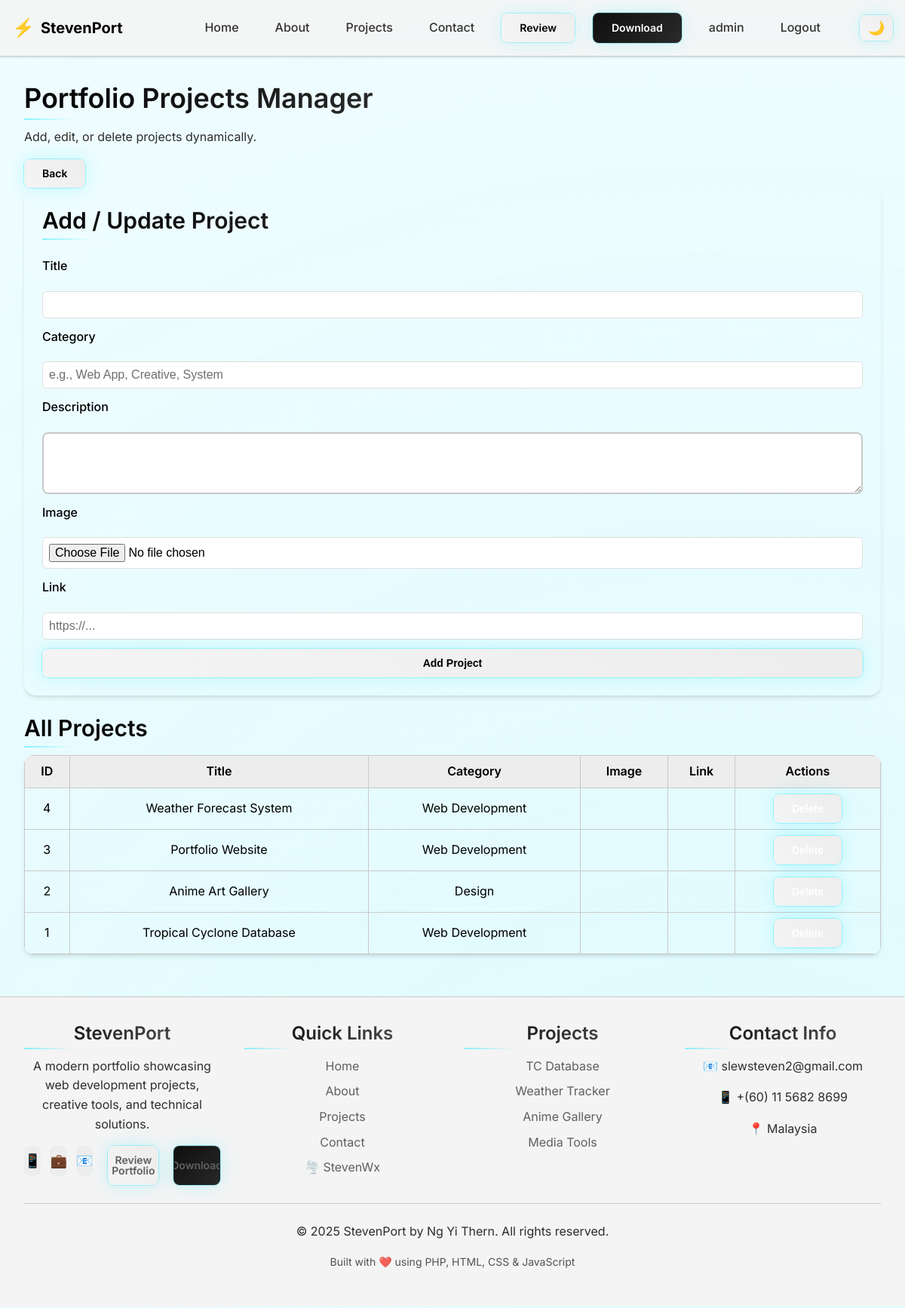
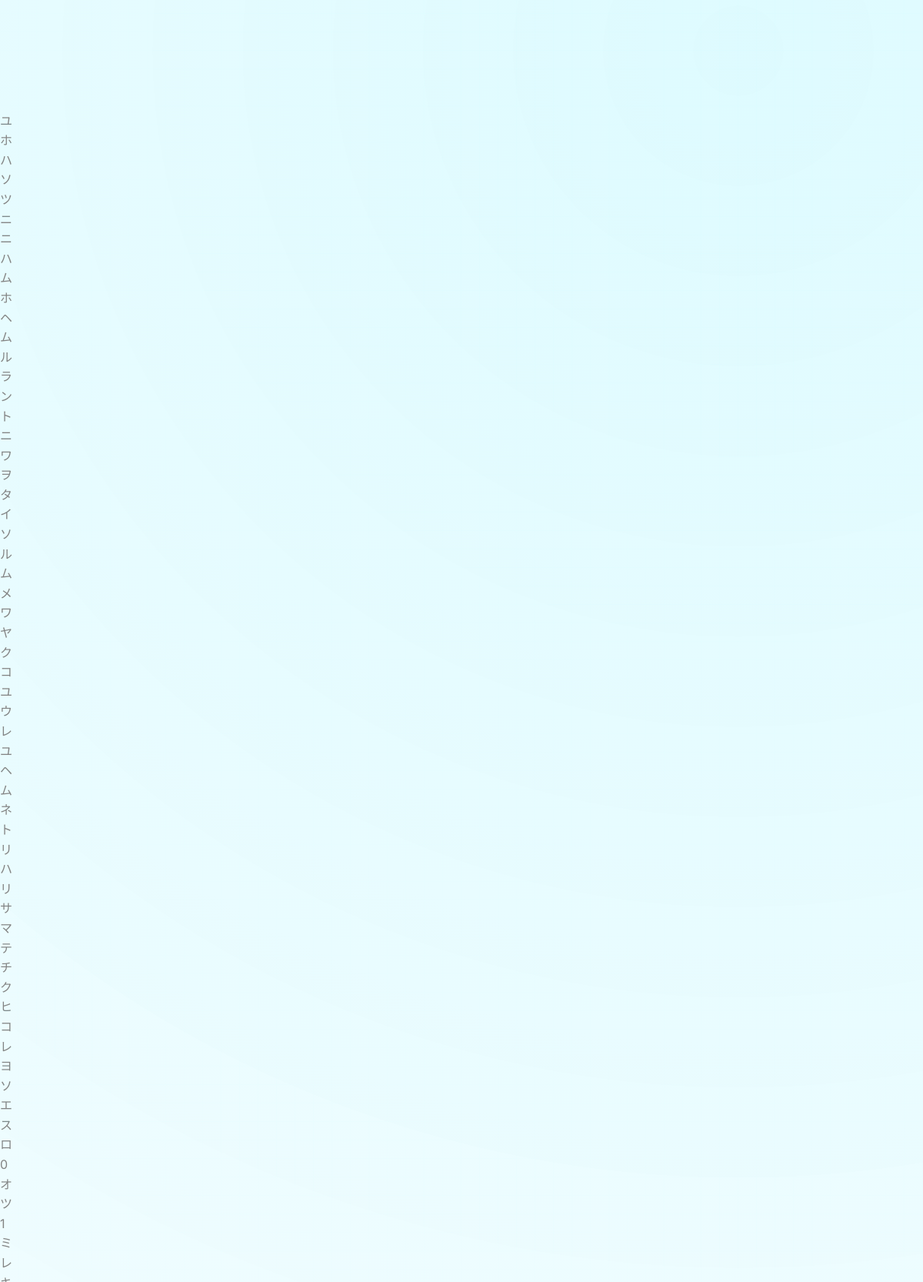
Page /projects_admin.php (signed in, upper part) on the committed database (2 pictures, top to bottom).
### tables this page shows
CREATE TABLE IF NOT EXISTS projects (
    id INT AUTO_INCREMENT PRIMARY KEY,
    title VARCHAR(255) NOT NULL,
    category VARCHAR(100) DEFAULT 'Portfolio',
    description TEXT,
    image VARCHAR(255),
    link VARCHAR(500),
    created_at TIMESTAMP DEFAULT CURRENT_TIMESTAMP,
    updated_at TIMESTAMP DEFAULT CURRENT_TIMESTAMP ON UPDATE CURRENT_TIMESTAMP
);

### db.php (called while the page is built, shortened)
<?php
if (class_exists('DBConn')) {
    return;
}
class DBConn
{
    private $conn;
    public function __construct(
        $serverhost = "localhost",
        $username = "root",
        $password = "",
        $database = "stevenport"
    ) {
        $this->serverhost = $serverhost;
        $this->username   = $username;
        $this->password   = $password;
        $this->database   = $database;
        $this->conn = new mysqli($this->serverhost, $this->username, $this->password, $this->database);
    }
    public function getConnection()
    {
        return $this->conn;
    }
}
?>

### func.php (called while the page is built, shortened)
<?php
require_once("db.php");
class DBFunc
{
    private $conn;
    public function __construct()
    {
        $db = new DBConn();
        $this->conn = $db->getConnection();
        $this->imgDir = __DIR__ . "/images/";
    }
    public function getAllProjects()
    {
        $result = $this->conn->query("SELECT * FROM projects ORDER BY id DESC");
        return $result->fetch_all(MYSQLI_ASSOC);
    }
}

### projects_admin.php (the view, shortened to what this page needs)
<?php
include("func.php");
$db = new DBFunc();
$projects = $db->getAllProjects();
?>
<?php include("includes/header.php"); ?>
<section class="page-container fade-in">
  <h1 class="page-title">Portfolio Projects Manager</h1>
  <p class="subtitle">Add, edit, or delete projects dynamically.</p>
  <a href="index.php" class="btn">Back</a>
  <form method="POST" enctype="multipart/form-data" class="form-card">
    <h2>Add / Update Project</h2>
    <label>Title</label>
    <input type="text" name="title" required>
    <label>Category</label>
    <input type="text" name="category" placeholder="e.g., Web App, Creative, System">
    <label>Description</label>
    <textarea name="description" rows="3"></textarea>
    <label>Image</label>
    <input type="file" name="image" accept="image/*">
    <label>Link</label>
    <input type="text" name="link" placeholder="https://...">
    <button type="submit" name="add_project" class="btn">Add Project</button>
  </form>
  <h2>All Projects</h2>
  <table class="styled-table">
    <thead>
      <tr>
        <th>ID</th>
        <th>Title</th>
        <th>Category</th>
        <th>Image</th>
        <th>Link</th>
        <th>Actions</th>
      </tr>
    </thead>
    <tbody>
      <?php foreach ($projects as $p): ?>
        <tr>
          <td><?= $p['id'] ?></td>
          <td><?= htmlspecialchars($p['title']) ?></td>
          <td><?= htmlspecialchars($p['category']) ?></td>
          <td>
          </td>
          <td>
          </td>
          <td>
            <form method="POST" style="display:inline;">
              <button name="delete_project" class="btn btn-danger" onclick="return confirm('Delete this project?');">Delete</button>
            </form>
          </td>
        </tr>
      <?php endforeach; ?>
    </tbody>
  </table>
</section>
<?php include("includes/footer.php"); ?>

### bf2042.css (style rules this page uses)
:root { --fx-cyan: #00e5ff; --fx-cyan-alpha-soft: 0.10; --fx-cyan-alpha: 0.18; --fx-cyan-alpha-strong: 0.28; --fx-current-alpha: var(--fx-cyan-alpha); --fx-cyan-glow: 0 0 0 1px rgba(0, 229, 255, calc(var(--fx-current-alpha) + 0.07)), 0 0 24px rgba(0, 229, 255, calc(var(--fx-current-alpha) - 0.03)); }
[data-theme="light"] :root, [data-theme="light"] { --fx-cyan-alpha-soft: 0.14; --fx-cyan-alpha: 0.22; --fx-cyan-alpha-strong: 0.34; }
body { position: relative; }
body::before { content: ''; position: fixed; top: 0; left: 0; width: 100%; height: 100%; background: radial-gradient(circle at 20% 80%, rgba(0, 229, 255, var(--fx-cyan-alpha-soft)) 0%, transparent 50%), radial-gradient(circle at 80% 20%, rgba(0, 229, 255, calc(var(--fx-cyan-alpha-soft) - 0.02)) 0%, transparent 50%); animation: morph-gradient 24s ease infinite; z-index: -1; pointer-events: none; }
body::after { content: ''; position: fixed; inset: 0; pointer-events: none; background-image: linear-gradient(rgba(0,0,0,0.06), rgba(0,0,0,0.06)), linear-gradient(transparent 23px, rgba(0, 229, 255, var(--fx-cyan-alpha-soft)) 24px), linear-gradient(90deg, transparent 23px, rgba(0, 229, 255, calc(var(--fx-cyan-alpha-soft) - 0.02)) 24px); background-size: 100% 100%, 100% 24px, 24px 100%; mix-blend-mode: overlay; z-index: 0; }
.btn { background: linear-gradient(45deg, var(--bg-secondary), var(--bg-tertiary)); box-shadow: var(--shadow-light); }
.btn::before { background: linear-gradient(90deg, transparent, rgba(255,255,255,0.12), transparent); }
h1, h2, h3, h4, h5, h6 { position: relative; }
h1::after, h2::after, h3::after { content: ''; position: absolute; bottom: -6px; left: 0; width: 64px; height: 2px; background: linear-gradient(90deg, var(--fx-cyan), transparent); opacity: 0.4; transition: width var(--transition-normal), opacity var(--transition-fast); }
body { --fx-current-alpha: var(--fx-cyan-alpha); }
.btn, .card:hover, .mobile-nav.active, .nav-link:hover::after { box-shadow: var(--fx-cyan-glow); }

### includes/header.php (style rules this page uses)
table { width: 100%; border-collapse: collapse; }
.styled-table th, .styled-table td { padding: 0.5rem; border: 1px solid var(--border-color, #ddd); }

### rows in the picture
projects: id "4", title "Weather Forecast System", category "Web Development"
projects: id "3", title "Portfolio Website", category "Web Development"
projects: id "2", title "Anime Art Gallery", category "Design"
projects: id "1", title "Tropical Cyclone Database", category "Web Development"

### other values in the picture
$username "admin"
